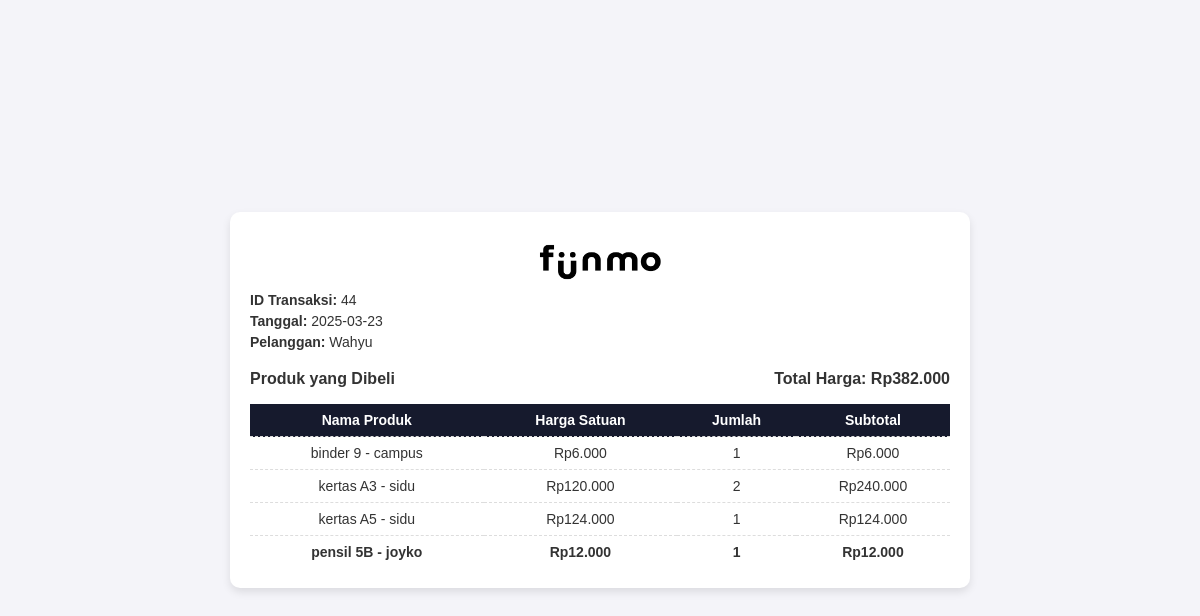
Page /modul/detail_transaksi.php?id=44 on the committed database.
### tables this page shows
CREATE TABLE `penjualan` (
  `PenjualanID` int(11) NOT NULL,
  `TanggalPenjualan` date NOT NULL,
  `TotalHarga` decimal(10,2) NOT NULL,
  `PelangganID` int(11) NOT NULL
);

CREATE TABLE `pelanggan` (
  `PelangganID` int(11) NOT NULL,
  `NamaPelanggan` varchar(255) NOT NULL,
  `Alamat` text NOT NULL,
  `NomorTelepon` varchar(15) NOT NULL
);

CREATE TABLE `detailpenjualan` (
  `DetailID` int(11) NOT NULL,
  `PenjualanID` int(11) NOT NULL,
  `ProdukID` int(11) NOT NULL,
  `JumlahProduk` int(11) NOT NULL,
  `SubTotal` decimal(10,2) NOT NULL
);

CREATE TABLE `produk` (
  `ProdukID` int(11) NOT NULL,
  `NamaProduk` varchar(255) NOT NULL,
  `Harga` decimal(10,2) NOT NULL,
  `Stok` int(11) NOT NULL
);

### modul/detail_transaksi.php (the view, shortened to what this page needs)
<?php
include '../lib/koneksi.php';
$penjualanID = $_GET['id'];
$sql = "SELECT p.PenjualanID, p.TanggalPenjualan, pl.NamaPelanggan, p.TotalHarga
        FROM penjualan p
        JOIN pelanggan pl ON p.PelangganID = pl.PelangganID
        WHERE p.PenjualanID = ?";
$stmt = $conn->prepare($sql);
$stmt->execute([$penjualanID]);
$transaksi = $stmt->fetch(PDO::FETCH_ASSOC);
$sql = "SELECT dp.JumlahProduk, dp.Subtotal, pr.NamaProduk, pr.Harga
        FROM detailpenjualan dp
        JOIN produk pr ON dp.ProdukID = pr.ProdukID
        WHERE dp.PenjualanID = ?";
$stmt = $conn->prepare($sql);
$stmt->execute([$penjualanID]);
$detailProduk = $stmt->fetchAll(PDO::FETCH_ASSOC);
?>
<body>
    <div class="container">
        <img class="struk" src="../asset/img/logofunmo.png" alt="">
        <p><strong>ID Transaksi:</strong> <?php echo $transaksi['PenjualanID']; ?></p>
        <p><strong>Tanggal:</strong> <?php echo $transaksi['TanggalPenjualan']; ?></p>
        <p><strong>Pelanggan:</strong> <?php echo $transaksi['NamaPelanggan']; ?></p>
        <h3 style="display: flex; justify-content: space-between; align-items: center;">
    Produk yang Dibeli
    <span class="beda"><strong>Total Harga:</strong> Rp<?php echo number_format($transaksi['TotalHarga'], 0, ',', '.'); ?></span>
</h3>
        <table>
            <thead>
                <tr>
                    <th>Nama Produk</th>
                    <th>Harga Satuan</th>
                    <th>Jumlah</th>
                    <th>Subtotal</th>
                </tr>
            </thead>
            <tbody>
                <?php foreach ($detailProduk as $produk) { ?>
                    <tr>
                        <td><?php echo $produk['NamaProduk']; ?></td>
                        <td>Rp<?php echo number_format($produk['Harga'], 0, ',', '.'); ?></td>
                        <td><?php echo $produk['JumlahProduk']; ?></td>
                        <td>Rp<?php echo number_format($produk['Subtotal'], 0, ',', '.'); ?></td>
                    </tr>
                <?php } ?>
            </tbody>
        </table>
    </div>
</body>

### modul/detail_transaksi.php (style rules this page uses)
body { background-color: #f4f4f9; font-family: 'Poppins', sans-serif; display: flex; justify-content: center; align-items: center; height: 100vh; margin: 0; color: #333; }
.container { background-color: #ffffff; padding: 20px; border-radius: 10px; box-shadow: 0 4px 8px rgba(0, 0, 0, 0.1); width: 700px; }
p { font-size: 14px; margin: 5px 0; }
h3 { margin-top: 20px; font-size: 16px; }
table { width: 100%; border-collapse: collapse; margin-top: 10px; font-size: 14px; }
th, td { border-bottom: 1px dashed #ddd; padding: 8px; text-align: center; }
th { background-color: #161a2d; color: white; text-align: center; }
td { text-align: center; }
tr:last-child td { border-bottom: none; font-weight: bold; }
.struk { width: 140px; display: block; margin: 10px auto; }

### rows in the picture
penjualan: PenjualanID "44", TanggalPenjualan "2025-03-23", PelangganID.NamaPelanggan "Wahyu", TotalHarga "382.000"
detailpenjualan: ProdukID.NamaProduk "binder 9 - campus", ProdukID.Harga "6.000", JumlahProduk "1", SubTotal "6.000"
detailpenjualan: ProdukID.NamaProduk "kertas A3 - sidu", ProdukID.Harga "120.000", JumlahProduk "2", SubTotal "240.000"
detailpenjualan: ProdukID.NamaProduk "kertas A5 - sidu", ProdukID.Harga "124.000", JumlahProduk "1", SubTotal "124.000"
detailpenjualan: ProdukID.NamaProduk "pensil 5B - joyko", ProdukID.Harga "12.000", JumlahProduk "1", SubTotal "12.000"
